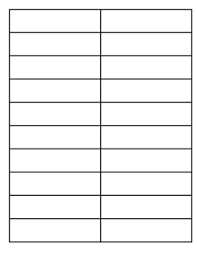
#> input picture Image Processing/assets/track/table.png, 197 x 256 px
$ python hough.py
#> lines starting #> are read from the running program, lines starting #| are printed output that depends on the picture; after the words box and inside, x2 and y2 are one past the last pixel; in counts of white or black regions, pixels touching at a corner belong together
#> further down, img is the input picture: shape (256, 197, 3); min 0, max 255, mean 241.6
import numpy as np
import imageio
import math
import matplotlib.pyplot as plt

def rgb2gray(rgb):
    return np.dot(rgb[..., :3], [0.299, 0.587, 0.114]).astype(np.uint8)


def hough_line(img, angle_step=1, lines_are_white=True, value_threshold=5):
    """
    Hough transform for lines
    Input:
    img - 2D binary image with nonzeros representing edges
    angle_step - Spacing between angles to use every n-th angle
                 between -90 and 90 degrees. Default step is 1.
    lines_are_white - boolean indicating whether lines to be detected are white
    value_threshold - Pixel values above or below the value_threshold are edges
    Returns:
    accumulator - 2D array of the hough transform accumulator
    theta - array of angles used in computation, in radians.
    rhos - array of rho values. Max size is 2 times the diagonal
           distance of the input image.
    """
#> called with angle_step = 1, lines_are_white = True, value_threshold = 5
    # Rho and Theta ranges
    thetas = np.deg2rad(np.arange(-90.0, 90.0, angle_step))
    width, height = img.shape
#> width = 256; height = 197
    diag_len = int(round(math.sqrt(width * width + height * height)))
#> diag_len = 323
    rhos = np.linspace(-diag_len, diag_len, diag_len * 2)
#> rhos = 646 values from -323 to 323

    # Cache some resuable values
    cos_t = np.cos(thetas)
    sin_t = np.sin(thetas)
    num_thetas = len(thetas)

    # Hough accumulator array of theta vs rho
    accumulator = np.zeros((2 * diag_len, num_thetas), dtype=np.uint8)
    # (row, col) indexes to edges
    are_edges = img > value_threshold if lines_are_white else img < value_threshold
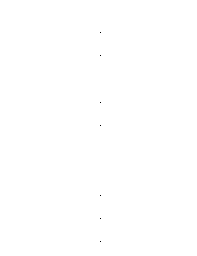
#> are_edges: shape (256, 197) bool; 100% white; black in thin lines or dots, all inside (x1, y1, x2, y2) = (100, 32, 101, 242)
    y_idxs, x_idxs = np.nonzero(are_edges)

    # Vote in the hough accumulator
    for i in range(len(x_idxs)):
        x = x_idxs[i]
        y = y_idxs[i]

        for t_idx in range(num_thetas):
            # Calculate rho. diag_len is added for a positive index
            rho = diag_len + int(round(x * cos_t[t_idx] + y * sin_t[t_idx]))
            accumulator[rho, t_idx] += 1
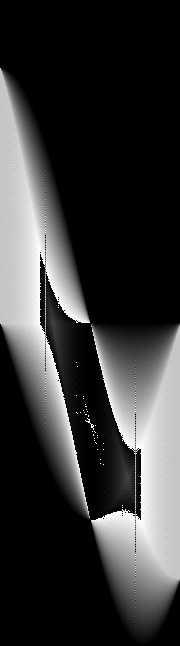
#> accumulator: shape (646, 180); min 0, max 255, mean 54.8

    return accumulator, thetas, rhos


def show_hough_line(img, accumulator, thetas, rhos, save_path=None):
    plt.imshow(accumulator, aspect='auto', cmap='jet', extent=[np.rad2deg(thetas[-1]), np.rad2deg(thetas[0]), rhos[-1], rhos[0]])
    if save_path is not None:
        plt.savefig(save_path, bbox_inches='tight')
    plt.show()


if __name__ == '__main__':
    imgpath = './assets/track/table.png'
    img = imageio.v2.imread(imgpath)
    if img.ndim == 3:
        img = rgb2gray(img)
    accumulator, thetas, rhos = hough_line(img)
#> thetas = 180 values from -1.57 to 1.55; rhos = 646 values from -323 to 323
    show_hough_line(img,
                    accumulator,
                    thetas, rhos,
                    save_path='output.png')
